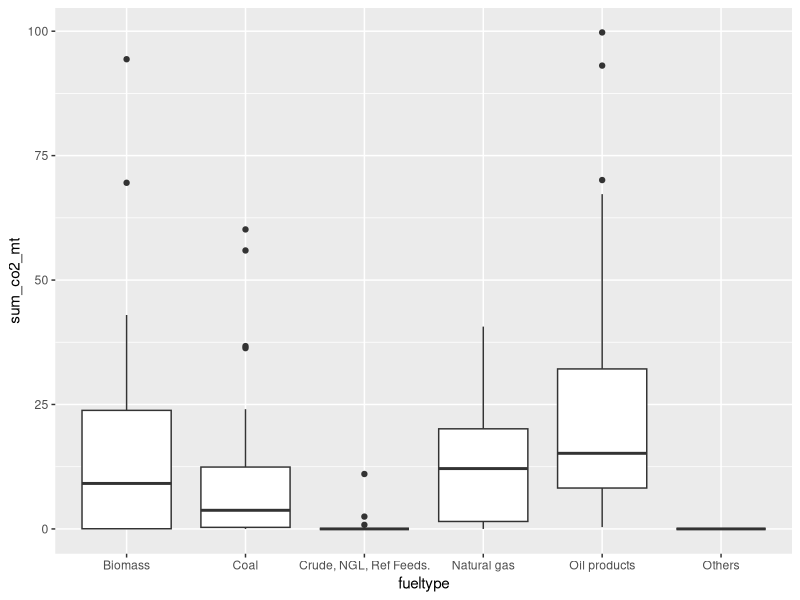
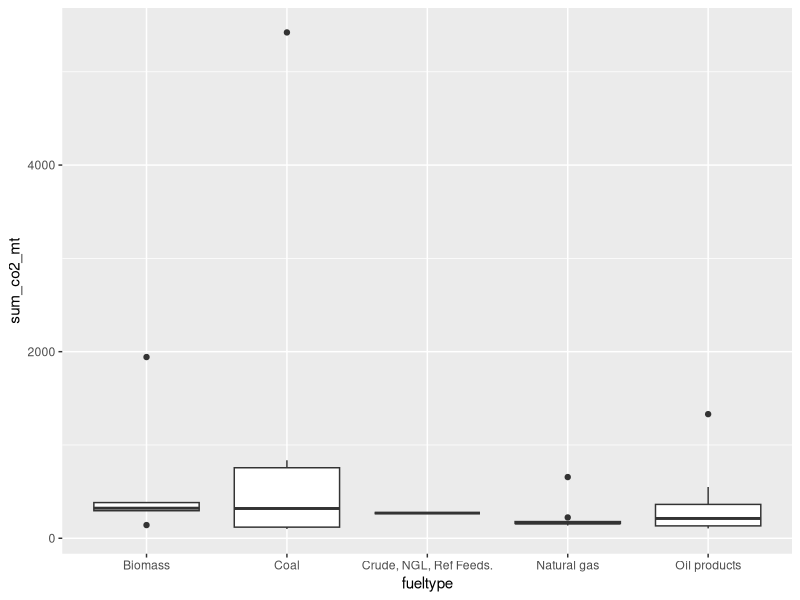
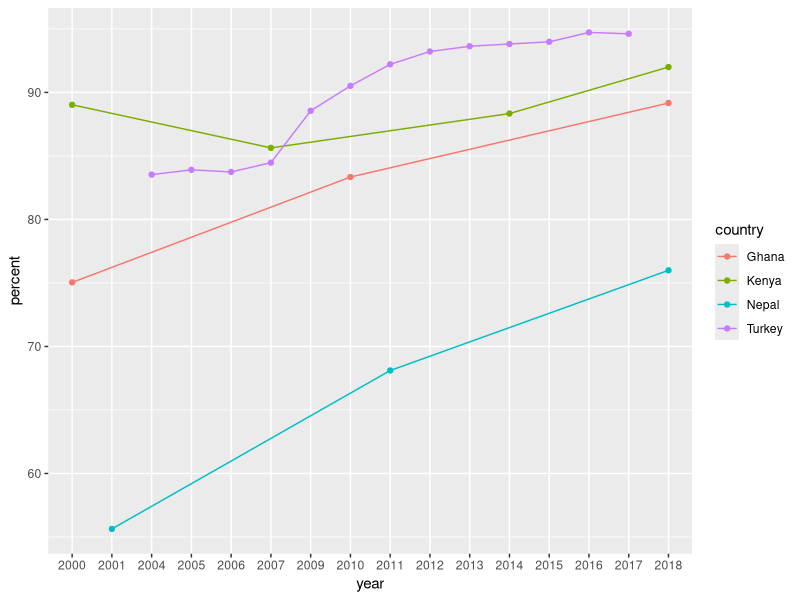
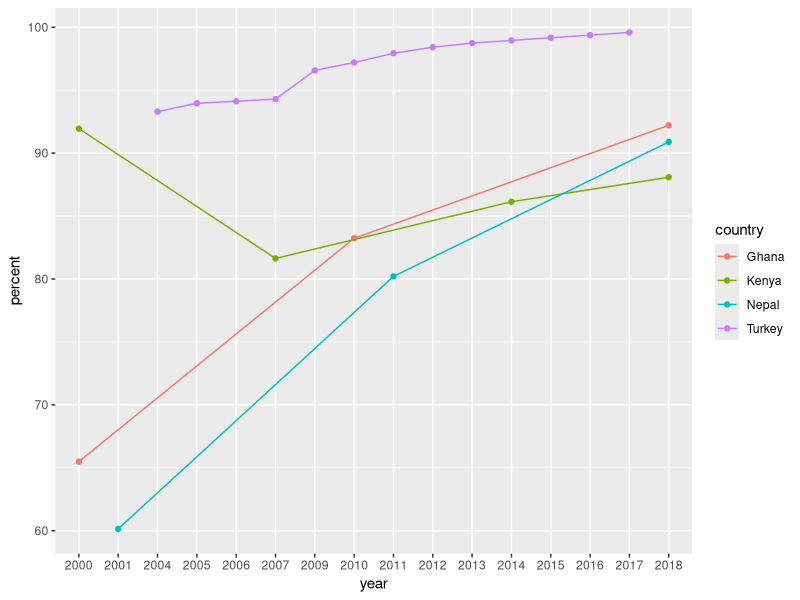

Reproduce these figures in R, in order.
## ---- chunk 1
library(tidyverse)
## ---- chunk 2
readxl::read_excel(
  "data/Data_Impact of clean energy on CO2 and GDP_phases of RES diffusion.xlsx",
  sheet = 3)

## ---- chunk 3
emissions <- read_csv("data/energy_co2 _emissions_emerging_economies_2010s.csv")

emissions_tidy <- emissions |>
  rename_all(tolower) 



emissions_tidy |> 
  filter(year == 2019) |> 
  group_by(country, fueltype) |> 
  summarise(
    sum_co2_mt = sum(co2_mt)
  ) |> 
  arrange(desc(sum_co2_mt)) |> 
  filter(sum_co2_mt < 100) |> 
  ggplot(aes(fueltype, sum_co2_mt)) +
  geom_boxplot() 


emissions_tidy |> 
  filter(year == 2019) |> 
  group_by(country, fueltype) |> 
  summarise(
    sum_co2_mt = sum(co2_mt)
  ) |> 
  arrange(desc(sum_co2_mt)) |> 
  filter(sum_co2_mt > 100) |> 
  ggplot(aes(fueltype, sum_co2_mt)) +
  geom_boxplot() 

## ---- chunk 4
literacy <- read_csv("data/MJT_WB1_Education_Data.csv")


literacy_tidy <- literacy |> 
  rename(country = `Country Name`, 
         iso3 = `Country Code`,
         series = Series,
         series_code = `Series Code`) |> 
  pivot_longer(cols = !country:series_code, 
               names_to = "year", 
               values_to = "prop") |> 
  mutate(year = str_sub(year, start = 1L, end = 4L)) |> 
  mutate(prop = case_when(
    prop == ".." ~ NA_character_,
    TRUE ~ prop
  )) |> 
  filter(!is.na(prop)) |> 
  mutate(prop = as.numeric(prop)) |> 
  mutate(percent = case_when(
    str_detect(series, "(%)") ~ prop, 
    TRUE ~ prop * 100))


## ---- chunk 5

literacy_tidy |> 
  filter(series_code == "UIS.LR.AG15T99.GPIA") |> 
  filter(!is.na(prop)) |> 
  ggplot(aes(x = year, y = percent, group = iso3, color = country)) +
  geom_point() +
  geom_line()


## ---- chunk 6

literacy_tidy |> 
  count(series_code) |> 
  arrange(desc(n))

literacy_tidy |> 
  filter(series_code == "SE.ADT.1524.LT.FE.ZS") |> 
  ggplot(aes(x = year, y = percent, color = country, group = country)) +
  geom_point() +
  geom_line()


